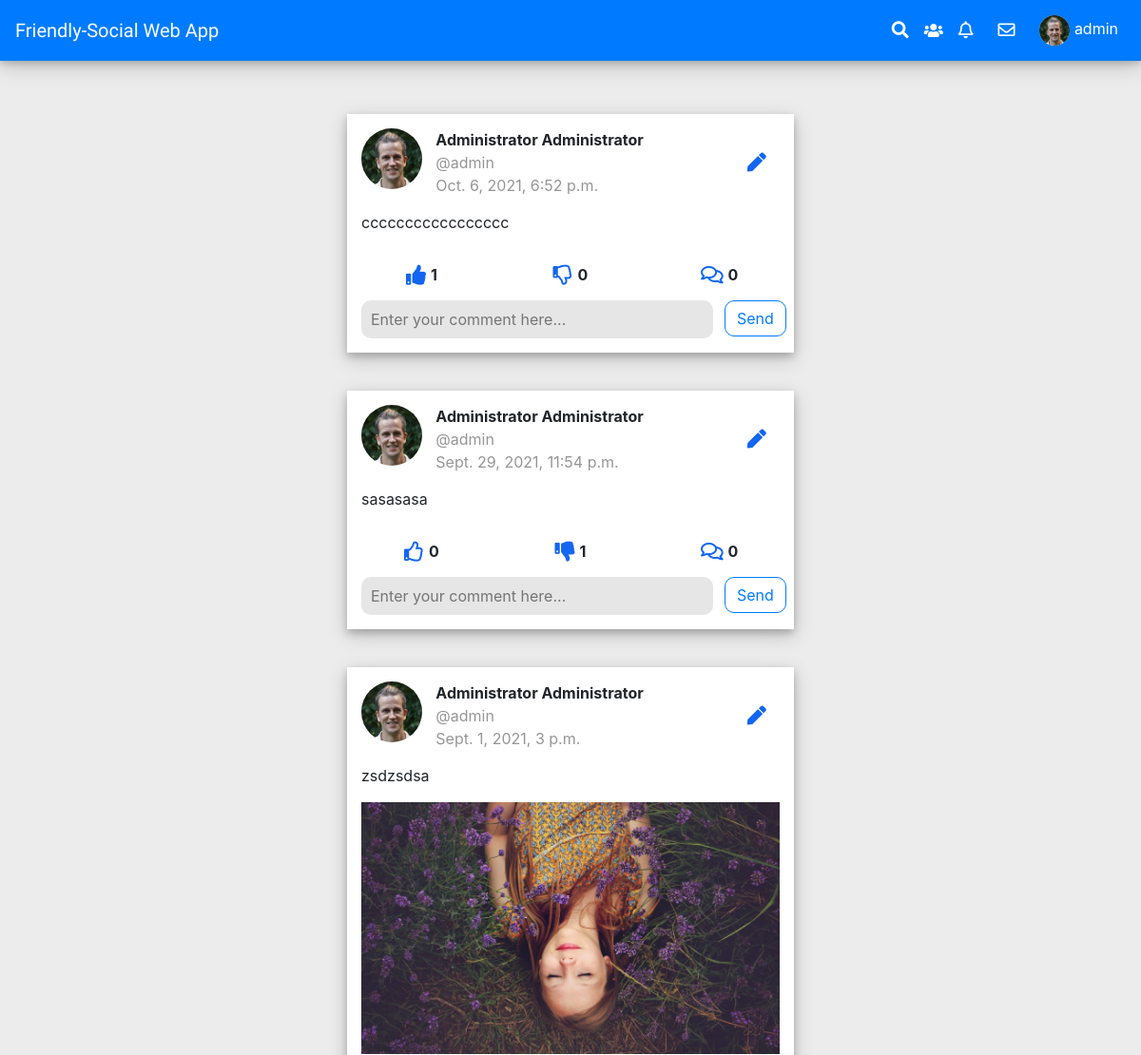
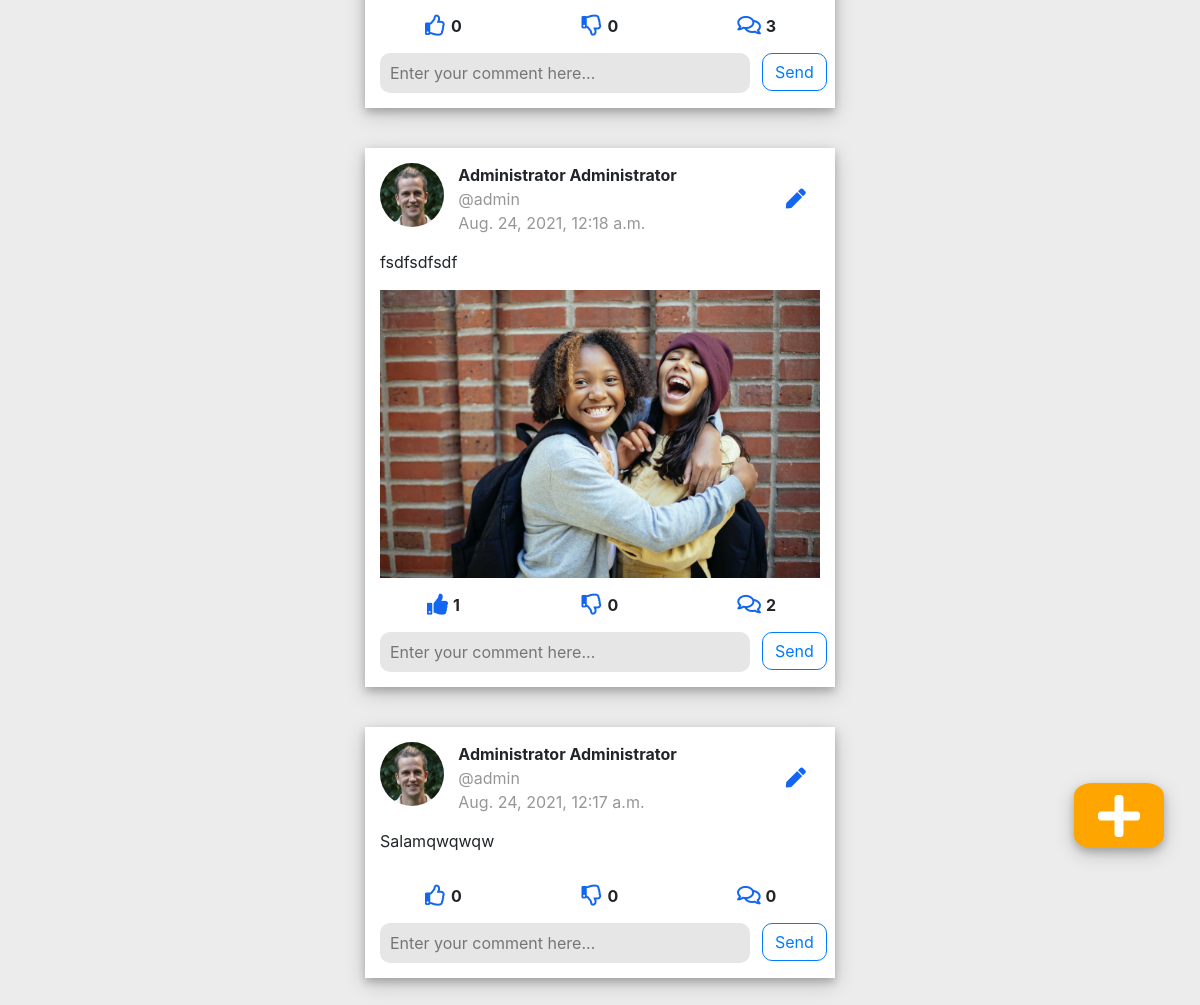
The app's page /home/ (signed in) with its own data (2 pictures, top to bottom).
### profiles/models.py (models this page shows, shortened)
class User(AbstractUser):
    name = models.CharField(max_length=30, blank=True, null=True)
    surname = models.CharField(max_length=30, blank=True, null=True)
    birth_date = models.DateField(null=True, blank=True)
    email = models.EmailField()
    image = models.ImageField(blank=True, null=True, upload_to = 'profile_images')
    bio = models.TextField(max_length=1000, blank=True, null=True)
    friends = models.ManyToManyField(settings.AUTH_USER_MODEL, blank=True, related_name = 'my_friends')
    is_email_verified = models.BooleanField(default=False)
    def __str__(self):
        return self.username
    def get_profile_image(self):
        if not self.image:
            return static('images/default_image.jpg')
        return self.image.url

### post/models.py (models this page shows, shortened)
class Post(models.Model):
    description = models.CharField(max_length=500, blank=True)
    image = models.ImageField(blank=True, null=True, upload_to = 'images/')
    created_date = models.DateTimeField(default=timezone.now)
    owner_of_post = models.ForeignKey(settings.AUTH_USER_MODEL, on_delete = models.CASCADE)
    likes = models.ManyToManyField(settings.AUTH_USER_MODEL, related_name="liked_by", blank=True)
    dislikes = models.ManyToManyField(settings.AUTH_USER_MODEL, related_name="disliked_by", blank=True)

### post/views.py (the view)
# urls.py: path('', CustomListView.as_view(), name='home'),
class CustomListView(ListView):
    template_name = 'home.html'
    model = Post
    context_object_name = 'posts'
    def get_queryset(self):
        if not self.request.user.is_authenticated:
            self.template_name = 'main_page'
        else:
            if self.request.user.username == 'admin':
                return Post.objects.all().order_by('-created_date')
            else:
                merged_list = sorted(
                        chain(Post.objects.filter(owner_of_post__in= self.request.user.friends.all()), Post.objects.filter(owner_of_post = self.request.user)),
                        key=attrgetter('created_date'), reverse=True)
                return merged_list
    def get_context_data(self, **kwargs):
       context = super(CustomListView, self).get_context_data(**kwargs)
       context['commentform'] = CommentForm()
       return context

### post/forms.py
class CommentForm(forms.ModelForm):
    class Meta:
        model = Comments
        fields = ['comment']

### post/templatetags/custom_tags-2.py (called while the page is built)
@register.inclusion_tag('show_notifications2.html', takes_context=True)
def show_notifications2(context):
    request_user = context['request'].user
    notifications = Notification.objects.filter(receiver=request_user).exclude(user_has_seen=True).order_by('-date')
    return {'notifications':notifications}

### post/templatetags/custom_tags.py (called while the page is built)
@register.inclusion_tag('show_notifications.html', takes_context=True)
def show_notifications(context):
    request_user = context['request'].user
    notifications = Notification.objects.filter(receiver=request_user).exclude(user_has_seen=True).order_by('-date')
    return {'notifications':notifications}

### templates/home.html (shortened to what this page needs)
{% extends 'base.html' %}
{% load static %}
{% load custom_tags %}
{% block extra_header %}
    <link rel="stylesheet" href="https://cdnjs.cloudflare.com/ajax/libs/font-awesome/5.15.2/css/all.min.css"/>
    <link rel="stylesheet"  href=" {% static 'css/home_style.css' %}" type="text/css" />
{% endblock %}
{% block content %}
<main>
    <div class="container">
        <div  class="col mx-auto" id="main-column">
            {% for post in posts %}
                <div class="col-12 each-column">
                    <div class="row profile-row">
                        <div class="col-2">
                            <a aria-label="Profiles" href="{% url 'profiles:profile' post.owner_of_post.pk %}">
                                <img src="{{post.owner_of_post.get_profile_image}}" class="avatar avatar-xs-64 avatar-sm-64 avatar-md-64 avatar-lg-64 avatar-xl-64 avatar-xxl-128 bg-light rounded-circle text-white" alt="Circular Image">
                            </a>
                        </div>
                        <div class="col-8 p-0 ">
                            <div class="col" >
                                {% if post.owner_of_post.name %}
                                    <b>{{post.owner_of_post.name}} </b>
                                {% else %}
                                    <b></b>
                                {% endif %}
                                {% if post.owner_of_post.surname %}
                                    <b>{{post.owner_of_post.surname}} </b>
                                {% else %}
                                    <b></b>
                                {% endif %}
                                <span class="owner-username">@{{post.owner_of_post}} </span>
                            </div>
                            <div class="col post-created-date"> {{post.created_date}}</div>
                        </div>
                        <div class="col-2 edit-button">
                            {% if post.owner_of_post == user %}
                            <a  aria-label="Edit Post" href="{% url 'post:edit_post' post.pk %}"  class="col-2 edit-post" >
                                <i class="fas fa-pen"></i>
                            </a>
                            {% endif %}
                        </div>
                    </div>
                    <div class="row">
                        <div class="col-12">
                            <p>{{post.description}}</p>
                        </div>
                    </div>
                    <div class="row">
                        <div class="col-12">
                            {% if post.image %}
                                <div class="post-image">
                                    <img class="post-image-url" width="100%"  src="{{post.image.url}}" alt="Card image cap">
                                </div>
                            {% endif %}
                        </div>
                    </div>
                    <div class="row user-likes-dislikes-comments">
                        <div class="col-4 like-dislike-comment">
                            {% if user in post.likes.all %}
                                <i  id="{{post.id}}" class="fas fa-thumbs-up rate black "></i>
                            {% else %}
                                <i  id="{{post.id}}" class="far fa-thumbs-up rate white" ></i>
                            {% endif %}
                            <div class="like_count" id="{{post.id}}">
                                {{post.likes.all.count}}
                            </div>
                        </div>
                        <div class="col-4 like-dislike-comment">
                            {% if user in post.dislikes.all %}
                                <i id="{{post.id}}" class="fas fa-thumbs-down info rate_dislike black_two info" ></i>
                            {% else %}
                                <i id="{{post.id}}" class="far fa-thumbs-down rate_dislike white_two" ></i>
                            {% endif %}
                            <div class="dislike_count" id="{{post.id}}" > {{post.dislikes.all.count}} </div>
                        </div>
                        <div class="col-4 like-dislike-comment">
                            <div >
                                <i id="{{post.id}}" class="far fa-comments  textarea" ></i>
                                <div class="number_of_coms" id="{{post.id}}"   > {{post.comments_set.count}} </div>
                            </div>
                        </div>
                    </div>
                    <div class="row">
                        <div class="col comment-input"">
                            <input class="input-send-comment comment_text"   id="{{post.id}}"    name="comment" placeholder="Enter your comment here..." ></input>
                        </div>
                        <div class="send">
                            <div>
                                <button id="{{post.id}}"  type="submit" class="btn btn-outline-primary send-button">Send</button>
                            </div>
                        </div>
                    </div>
                </div>
            {% endfor %}
        </div>
    </div>
</main>
{% endblock %}

### templates/base.html (shortened to what this page needs)
{% load static %}
{% load custom_tags %}
{% load custom_tags-2 %}
<!DOCTYPE html>
<html lang="en">
<head>
	<link href="https://cdn.jsdelivr.net/npm/bootstrap@5.0.2/dist/css/bootstrap.min.css" rel="stylesheet">
	<link rel="stylesheet" href="https://stackpath.bootstrapcdn.com/bootstrap/4.5.0/css/bootstrap.min.css">
	<link rel="stylesheet" href="https://maxcdn.bootstrapcdn.com/font-awesome/4.7.0/css/font-awesome.min.css">
	<link rel="stylesheet"  href=" {% static 'css/avatar-ui-bootstrap/dist/avatar.css' %}" type="text/css" />
	<link rel="stylesheet"  href=" {% static 'css/base_style.css' %}" type="text/css" />
	{% block extra_header %}{% endblock %}
</head>
<body>
<nav class="navbar navbar-expand navbar-light bg-primary m-0">
	<a id="main" aria-label="Home" href="{% url 'post:home' %}" class="navbar-brand" id="social-web-app" >Friendly-Social Web App </a>
	<div id="navbarCollapse" class="collapse navbar-collapse justify-content-start">
		<div class="navbar-nav ml-auto">
			<div >
				<a id="new-post-button"  aria-label="New Post" href="{% url 'post:new_post' %}" >
					<i class="fas fa-plus fa-3x" ></i>
				</a>
			</div>
			<div class="nav-item dropdown">
				<a aria-label="search" href="{% url 'profiles:all_friends' %}" class="nav-link " data-toggle="dropdown">
					<i class="fas fa-search menu-items" ></i>
				</a>
			</div>
			<div class="navbar-nav ml-auto">
				<a aria-label="Friends" href="{% url 'profiles:all_friends' %}" class="nav-link " >
					<i class="fas fa-users  menu-items"></i>
				</a>
			</div>
            <div class="dropdown">
                    <a class="nav-item nav-link dropdown-toggle notifications" aria-label="Post and Comment Notifications" href="#" id="navbarDropdown" role="button" data-bs-toggle="dropdown"  aria-expanded="false"><i class="far fa-bell fa-2x dropdown  menu-items "></i></a>
            </div>
			<div class="dropdown">
                    <a class="nav-item nav-link dropdown-toggle notifications" aria-label="Message Notifications" href="#" id="navbarDropdown" role="button" data-bs-toggle="dropdown"  aria-expanded="false"><i class="far fa-envelope fa-2x envelop  menu-items "></i></a>
            </div>
            <div class="nav-item dropdown">
				<a aria-label="Profiles" href="{% url 'profiles:profile' user.pk %}" data-toggle="dropdown" id="username" class="nav-link  user-action"><img src="{{user.get_profile_image}}" class="avatar  avatar-md-32 bg-light rounded-circle text-white" alt="Avatar"> {{user.username}} <b class="caret"></b></a>
			</div>
		</div>
	</div>
</nav>
</body>
{% block content %}
{% endblock %}
</html>

### static/css/base_style.css (style rules this page uses)
body { background-color: rgb(236, 236, 236) !important; }
nav { color: white; }
.navbar { background: #fff; padding-left: 16px; padding-right: 16px; box-shadow: 0 2px 8px 0 rgba(0, 0, 0, 0.2), 0 6px 20px 0 rgba(0, 0, 0, 0.19); position: fixed; top: 0%; width: 100%; z-index: 1000; }
.navbar .navbar-brand { color: #555; padding-left: 0; padding-right: 50px; font-family: 'Merienda One', sans-serif; }
.dropdown-toggle::after { content: none ; }
.navbar .nav-item i { font-size: 18px; }
.navbar a.notifications, .navbar a.messages { position: relative; margin-right: 10px; }
.dropdown-toggle:after { content: none }
#main { align-items: center; max-width: 200px; color: white; }
.navbar-nav { align-items: center; }
#new-post-button { text-decoration: none; height: 65px; display: flex; justify-content: center; flex-direction: column; align-items: center; border-radius: 20%; width: 90px; background-color: orange; position: fixed; bottom: 8%; right: 3%; color: white; z-index: 100; box-shadow: 0 4px 8px 0 rgba(0, 0, 0, 0.2), 0 6px 20px 0 rgba(0, 0, 0, 0.19); text-align: center; font-family: inherit; }
.menu-items { color: white; }
#username { color: white; }
a { text-decoration: none; color: inherit; }
a { text-decoration: none; }

### static/css/home_style.css (style rules this page uses)
#main-column { max-width: 500px; margin-top: 120px; }
.each-column { background-color: white; margin-bottom: 40px; box-shadow: 0 4px 8px 0 rgba(0, 0, 0, 0.2), 0 6px 20px 0 rgba(0, 0, 0, 0.19); }
.profile-row { padding-top: 15px; margin-bottom: 15px; }
.edit-button { display: flex; justify-content: center; align-items: center; padding: 0; border-radius: 10px; transition: .4s; cursor: pointer; border-radius: 50%; text-decoration: none; }
.edit-post { text-decoration: none; color: #1266F1; font-size: 20px; display: flex; justify-content: center; align-items: center; }
.post-created-date { color: rgb(150, 150, 150); }
.user-likes-dislikes-comments { margin-top: 15px; margin-bottom: 15px; }
.like-dislike-comment { display: flex; justify-content: center; align-items: center; }
.comment-input { padding-right: 0; margin-bottom: 15px; }
.send { width: 70px; margin-right:15px ; }
.send-button { border-radius: 10px; display: flex; align-items: center; }
.input-send-comment { padding: 10px; height: 100%; border-radius: 10px; width: 100%; background-color: rgb(230, 230, 230); border: none; }
.post-image, .post-image-url { width: 100%; }
.black, .white, .black_two, .white_two, .like-dislike-comment div i { font-size: 21px; color: #1266F1; cursor: pointer; }
.like_count, .dislike_count { font-weight: bold; display: flex; align-items: center; margin-left: 5px; }
.like-dislike-comment div { display: flex; align-items: center; }
.number_of_coms { font-weight: bold; margin-left: 5px; }
.owner-username { color: rgb(150, 150, 150); }

### records on screen
User: get_profile_image (picture), username "admin"
Post: owner_of_post.get_profile_image (picture), owner_of_post.name "Administrator", owner_of_post.surname "Administrator", owner_of_post "admin", created_date "Oct. 6, 2021, 6:52 p.m.", description "ccccccccccccccccc", likes.all.count "1", dislikes.all.count "0", comments_set.count "0"
Post: owner_of_post.get_profile_image (picture), owner_of_post.name "Administrator", owner_of_post.surname "Administrator", owner_of_post "admin", created_date "Sept. 29, 2021, 11:54 p.m.", description "sasasasa", likes.all.count "0", dislikes.all.count "1", comments_set.count "0"
Post: owner_of_post.get_profile_image (picture), owner_of_post.name "Administrator", owner_of_post.surname "Administrator", owner_of_post "admin", created_date "Sept. 1, 2021, 3 p.m.", description "zsdzsdsa", image (picture), likes.all.count "0", dislikes.all.count "0", comments_set.count "3"
Post: owner_of_post.get_profile_image (picture), owner_of_post.name "Administrator", owner_of_post.surname "Administrator", owner_of_post "admin", created_date "Aug. 24, 2021, 12:18 a.m.", description "fsdfsdfsdf", image (picture), likes.all.count "1", dislikes.all.count "0", comments_set.count "2"
Post: owner_of_post.get_profile_image (picture), owner_of_post.name "Administrator", owner_of_post.surname "Administrator", owner_of_post "admin", created_date "Aug. 24, 2021, 12:17 a.m.", description "Salamqwqwqw", likes.all.count "0", dislikes.all.count "0", comments_set.count "0"
